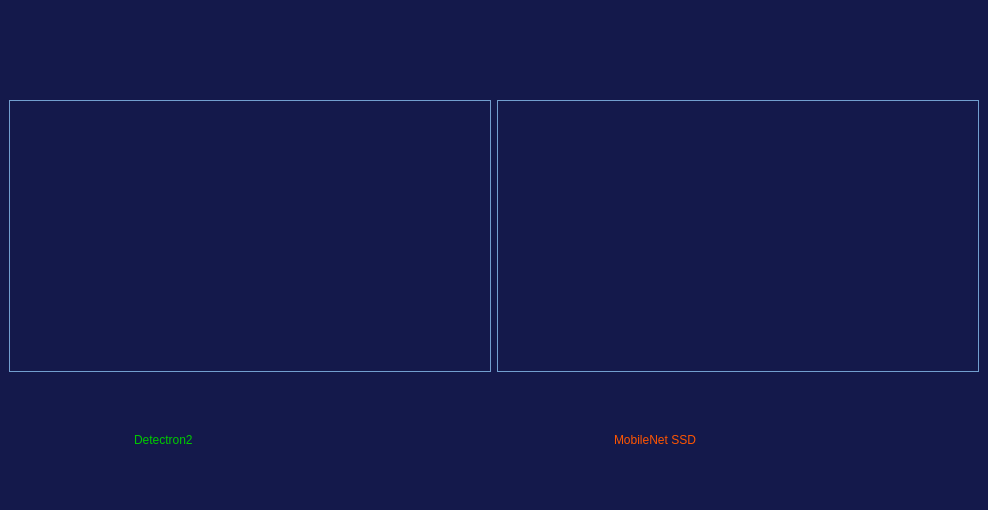
<?xml version="1.0" encoding="UTF-8"?>
<ui version="4.0">
 <class>MainWindow</class>
 <widget class="QMainWindow" name="MainWindow">
  <property name="geometry">
   <rect>
    <x>0</x>
    <y>0</y>
    <width>988</width>
    <height>510</height>
   </rect>
  </property>
  <property name="windowTitle">
   <string>MainWindow</string>
  </property>
  <property name="styleSheet">
   <string notr="true">background-color: rgb(72, 72, 72);
background-color: rgb(30, 0, 0);
background-color: rgb(20, 25, 75);
</string>
  </property>
  <widget class="QWidget" name="centralwidget">
   <layout class="QVBoxLayout" name="verticalLayout" stretch="1,0,20,0,1,0">
    <item>
     <layout class="QHBoxLayout" name="horizontalLayout_10">
      <property name="spacing">
       <number>0</number>
      </property>
      <property name="sizeConstraint">
       <enum>QLayout::SetFixedSize</enum>
      </property>
      <item>
       <spacer name="horizontalSpacer_13">
        <property name="orientation">
         <enum>Qt::Horizontal</enum>
        </property>
        <property name="sizeHint" stdset="0">
         <size>
          <width>40</width>
          <height>20</height>
         </size>
        </property>
       </spacer>
      </item>
      <item>
       <widget class="QToolButton" name="toolButton_restore">
        <property name="sizePolicy">
         <sizepolicy hsizetype="Fixed" vsizetype="Fixed">
          <horstretch>0</horstretch>
          <verstretch>0</verstretch>
         </sizepolicy>
        </property>
        <property name="minimumSize">
         <size>
          <width>0</width>
          <height>0</height>
         </size>
        </property>
        <property name="maximumSize">
         <size>
          <width>45</width>
          <height>45</height>
         </size>
        </property>
        <property name="toolTip">
         <string>&lt;html&gt;&lt;head/&gt;&lt;body&gt;&lt;p&gt;&lt;span style=&quot; font-size:10pt; color:#000000;&quot;&gt;Restore&lt;/span&gt;&lt;/p&gt;&lt;/body&gt;&lt;/html&gt;</string>
        </property>
        <property name="styleSheet">
         <string notr="true">QToolButton{
border-radius:8px;
	
	
	image: url(:/icon/icons8-restore-window-48.png);
}
QToolButton:pressed {

padding :4px;


}
QToolButton:hover {
border-radius:10px;
 border: 1px solid  rgb(136, 138, 133); 
background-color:rgb(83, 82, 87);

  
}</string>
        </property>
        <property name="text">
         <string/>
        </property>
        <property name="icon">
         <iconset resource="../icons/icons.qrc">
          <normaloff>:/icons/icons8-restore-window-48.png</normaloff>:/icons/icons8-restore-window-48.png</iconset>
        </property>
        <property name="iconSize">
         <size>
          <width>50</width>
          <height>50</height>
         </size>
        </property>
        <property name="shortcut">
         <string/>
        </property>
        <property name="autoRaise">
         <bool>true</bool>
        </property>
       </widget>
      </item>
      <item>
       <widget class="QToolButton" name="toolButton_exit">
        <property name="sizePolicy">
         <sizepolicy hsizetype="Fixed" vsizetype="Fixed">
          <horstretch>0</horstretch>
          <verstretch>0</verstretch>
         </sizepolicy>
        </property>
        <property name="minimumSize">
         <size>
          <width>0</width>
          <height>0</height>
         </size>
        </property>
        <property name="maximumSize">
         <size>
          <width>45</width>
          <height>45</height>
         </size>
        </property>
        <property name="toolTip">
         <string>&lt;html&gt;&lt;head/&gt;&lt;body&gt;&lt;p&gt;&lt;span style=&quot; color:#000000;&quot;&gt;Ctrl+Q&lt;/span&gt;&lt;/p&gt;&lt;/body&gt;&lt;/html&gt;</string>
        </property>
        <property name="styleSheet">
         <string notr="true">QToolButton{
border-radius:8px;
	
	image: url(:/icon/exit.png);
}
QToolButton:pressed {

padding :12px;



}
QToolButton:hover {
border-radius:10px;
 border: 1px solid  rgb(136, 138, 133); 
background-color:rgb(83, 82, 87);

  
}</string>
        </property>
        <property name="text">
         <string/>
        </property>
        <property name="icon">
         <iconset resource="../icons/icons.qrc">
          <normaloff>:/icons/exit.png</normaloff>:/icons/exit.png</iconset>
        </property>
        <property name="iconSize">
         <size>
          <width>50</width>
          <height>50</height>
         </size>
        </property>
        <property name="shortcut">
         <string/>
        </property>
        <property name="autoRaise">
         <bool>true</bool>
        </property>
       </widget>
      </item>
     </layout>
    </item>
    <item>
     <spacer name="verticalSpacer">
      <property name="orientation">
       <enum>Qt::Vertical</enum>
      </property>
      <property name="sizeHint" stdset="0">
       <size>
        <width>20</width>
        <height>40</height>
       </size>
      </property>
     </spacer>
    </item>
    <item>
     <layout class="QHBoxLayout" name="horizontalLayout_11">
      <item>
       <widget class="QLabel" name="Screen_1">
        <property name="sizePolicy">
         <sizepolicy hsizetype="Expanding" vsizetype="Expanding">
          <horstretch>0</horstretch>
          <verstretch>0</verstretch>
         </sizepolicy>
        </property>
        <property name="maximumSize">
         <size>
          <width>700</width>
          <height>700</height>
         </size>
        </property>
        <property name="styleSheet">
         <string notr="true">QLabel{
border: 1px solid rgb(114, 159, 207);
	
	image: url(:/icons/icons8-no-camera-48.png);
}</string>
        </property>
        <property name="frameShape">
         <enum>QFrame::Box</enum>
        </property>
        <property name="text">
         <string/>
        </property>
       </widget>
      </item>
      <item>
       <widget class="QLabel" name="Screen_2">
        <property name="sizePolicy">
         <sizepolicy hsizetype="Expanding" vsizetype="Expanding">
          <horstretch>0</horstretch>
          <verstretch>0</verstretch>
         </sizepolicy>
        </property>
        <property name="maximumSize">
         <size>
          <width>700</width>
          <height>700</height>
         </size>
        </property>
        <property name="styleSheet">
         <string notr="true">QLabel{
border: 1px solid rgb(114, 159, 207);
		
	image: url(:/icons/icons8-no-camera-48.png);
}</string>
        </property>
        <property name="frameShape">
         <enum>QFrame::Box</enum>
        </property>
        <property name="text">
         <string/>
        </property>
       </widget>
      </item>
     </layout>
    </item>
    <item>
     <spacer name="verticalSpacer_2">
      <property name="orientation">
       <enum>Qt::Vertical</enum>
      </property>
      <property name="sizeHint" stdset="0">
       <size>
        <width>20</width>
        <height>40</height>
       </size>
      </property>
     </spacer>
    </item>
    <item>
     <layout class="QHBoxLayout" name="horizontalLayout_12">
      <item>
       <layout class="QHBoxLayout" name="horizontalLayout_3">
        <item>
         <layout class="QHBoxLayout" name="horizontalLayout"/>
        </item>
        <item>
         <layout class="QHBoxLayout" name="horizontalLayout_2">
          <item>
           <spacer name="horizontalSpacer_3">
            <property name="orientation">
             <enum>Qt::Horizontal</enum>
            </property>
            <property name="sizeHint" stdset="0">
             <size>
              <width>40</width>
              <height>20</height>
             </size>
            </property>
           </spacer>
          </item>
          <item>
           <widget class="QLabel" name="label">
            <property name="styleSheet">
             <string notr="true">font: 23pt &quot;MS Shell Dlg 2&quot;;
color: rgb(0, 202, 0);</string>
            </property>
            <property name="text">
             <string>Detectron2</string>
            </property>
           </widget>
          </item>
          <item>
           <spacer name="horizontalSpacer_4">
            <property name="orientation">
             <enum>Qt::Horizontal</enum>
            </property>
            <property name="sizeHint" stdset="0">
             <size>
              <width>40</width>
              <height>20</height>
             </size>
            </property>
           </spacer>
          </item>
          <item>
           <widget class="QToolButton" name="Button_Play_Pause_1">
            <property name="styleSheet">
             <string notr="true">QToolButton{
	border-radius:5px;
	image: url(:/icons/icons8-play-96.png);
}
QToolButton:checked {
	border-radius:5px;
	image: url(:/icons/icons8-pause-48.png);
	background-color:rgb(83, 82, 87);
	padding :2px;
}
QToolButton:hover {
	border-radius:5px;
 	border: 1px solid  rgb(136, 138, 133); 
	background-color:rgb(83, 82, 87);
}
</string>
            </property>
            <property name="text">
             <string/>
            </property>
            <property name="iconSize">
             <size>
              <width>40</width>
              <height>40</height>
             </size>
            </property>
            <property name="checkable">
             <bool>true</bool>
            </property>
            <property name="checked">
             <bool>false</bool>
            </property>
           </widget>
          </item>
          <item>
           <spacer name="horizontalSpacer_5">
            <property name="orientation">
             <enum>Qt::Horizontal</enum>
            </property>
            <property name="sizeHint" stdset="0">
             <size>
              <width>40</width>
              <height>20</height>
             </size>
            </property>
           </spacer>
          </item>
         </layout>
        </item>
       </layout>
      </item>
      <item>
       <layout class="QHBoxLayout" name="horizontalLayout_4">
        <item>
         <layout class="QHBoxLayout" name="horizontalLayout_5"/>
        </item>
        <item>
         <layout class="QHBoxLayout" name="horizontalLayout_6">
          <item>
           <spacer name="horizontalSpacer_6">
            <property name="orientation">
             <enum>Qt::Horizontal</enum>
            </property>
            <property name="sizeHint" stdset="0">
             <size>
              <width>40</width>
              <height>20</height>
             </size>
            </property>
           </spacer>
          </item>
          <item>
           <widget class="QLabel" name="label_2">
            <property name="styleSheet">
             <string notr="true">font: 75 22pt &quot;MS Shell Dlg 2&quot;;
color: rgb(255, 85, 0);</string>
            </property>
            <property name="text">
             <string>MobileNet SSD</string>
            </property>
           </widget>
          </item>
          <item>
           <spacer name="horizontalSpacer_7">
            <property name="orientation">
             <enum>Qt::Horizontal</enum>
            </property>
            <property name="sizeHint" stdset="0">
             <size>
              <width>40</width>
              <height>20</height>
             </size>
            </property>
           </spacer>
          </item>
          <item>
           <widget class="QToolButton" name="Button_Play_Pause_2">
            <property name="styleSheet">
             <string notr="true">QToolButton{
	border-radius:5px;
	image: url(:/icons/icons8-play-96.png);
}
QToolButton:checked {
	border-radius:5px;
	image: url(:/icons/icons8-pause-96.png);
	background-color:rgb(83, 82, 87);
	padding :2px;
}
QToolButton:hover {
	border-radius:5px;
 	border: 1px solid  rgb(136, 138, 133); 
	background-color:rgb(83, 82, 87);
}</string>
            </property>
            <property name="text">
             <string/>
            </property>
            <property name="iconSize">
             <size>
              <width>40</width>
              <height>40</height>
             </size>
            </property>
            <property name="checkable">
             <bool>true</bool>
            </property>
            <property name="checked">
             <bool>false</bool>
            </property>
           </widget>
          </item>
          <item>
           <spacer name="horizontalSpacer_8">
            <property name="orientation">
             <enum>Qt::Horizontal</enum>
            </property>
            <property name="sizeHint" stdset="0">
             <size>
              <width>40</width>
              <height>20</height>
             </size>
            </property>
           </spacer>
          </item>
         </layout>
        </item>
       </layout>
      </item>
      <item>
       <layout class="QHBoxLayout" name="horizontalLayout_7">
        <item>
         <layout class="QHBoxLayout" name="horizontalLayout_9"/>
        </item>
       </layout>
      </item>
     </layout>
    </item>
    <item>
     <spacer name="verticalSpacer_3">
      <property name="orientation">
       <enum>Qt::Vertical</enum>
      </property>
      <property name="sizeHint" stdset="0">
       <size>
        <width>20</width>
        <height>40</height>
       </size>
      </property>
     </spacer>
    </item>
   </layout>
  </widget>
 </widget>
 <resources>
  <include location="../icons/icons.qrc"/>
 </resources>
 <connections>
  <connection>
   <sender>toolButton_exit</sender>
   <signal>clicked()</signal>
   <receiver>MainWindow</receiver>
   <slot>close()</slot>
   <hints>
    <hint type="sourcelabel">
     <x>1298</x>
     <y>36</y>
    </hint>
    <hint type="destinationlabel">
     <x>1118</x>
     <y>27</y>
    </hint>
   </hints>
  </connection>
  <connection>
   <sender>toolButton_restore</sender>
   <signal>clicked()</signal>
   <receiver>MainWindow</receiver>
   <slot>showFullScreen()</slot>
   <hints>
    <hint type="sourcelabel">
     <x>1240</x>
     <y>40</y>
    </hint>
    <hint type="destinationlabel">
     <x>936</x>
     <y>23</y>
    </hint>
   </hints>
  </connection>
 </connections>
</ui>
